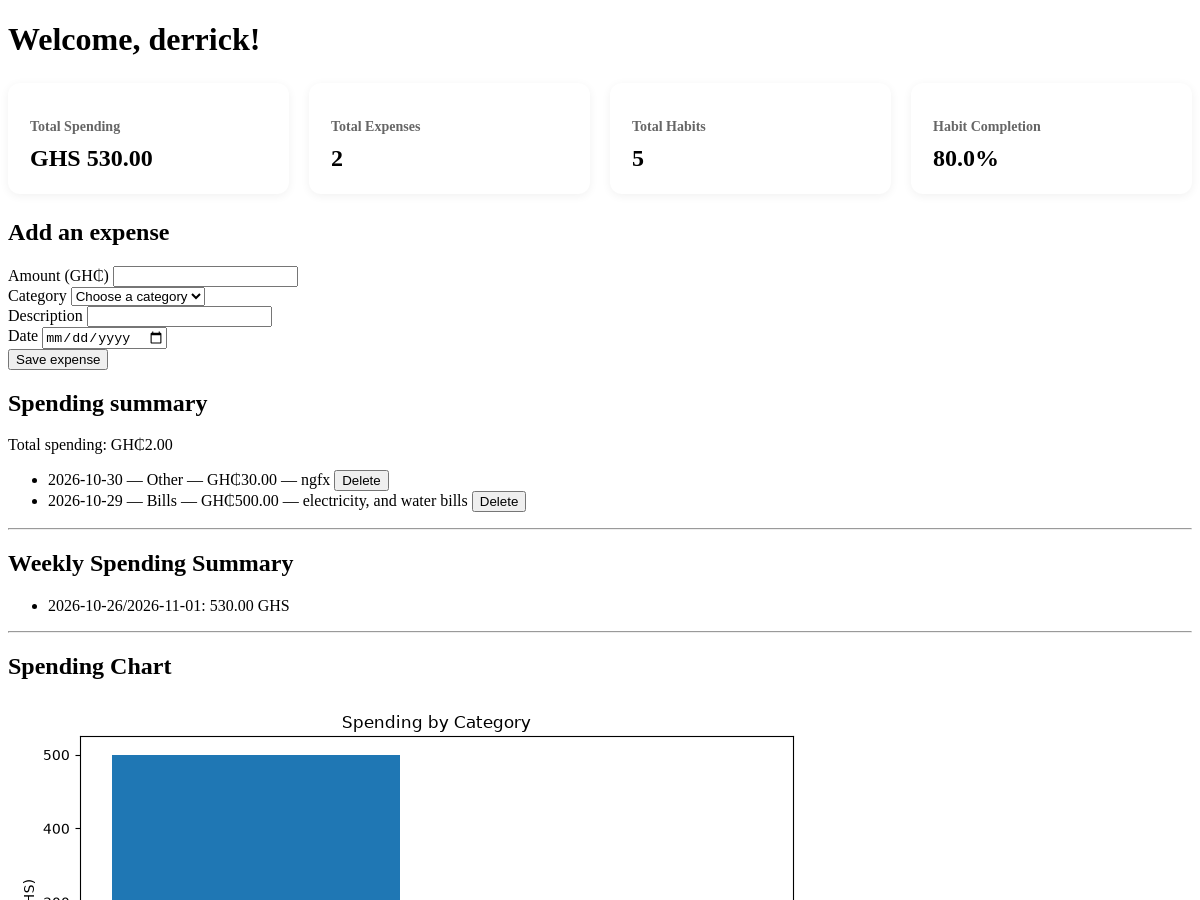
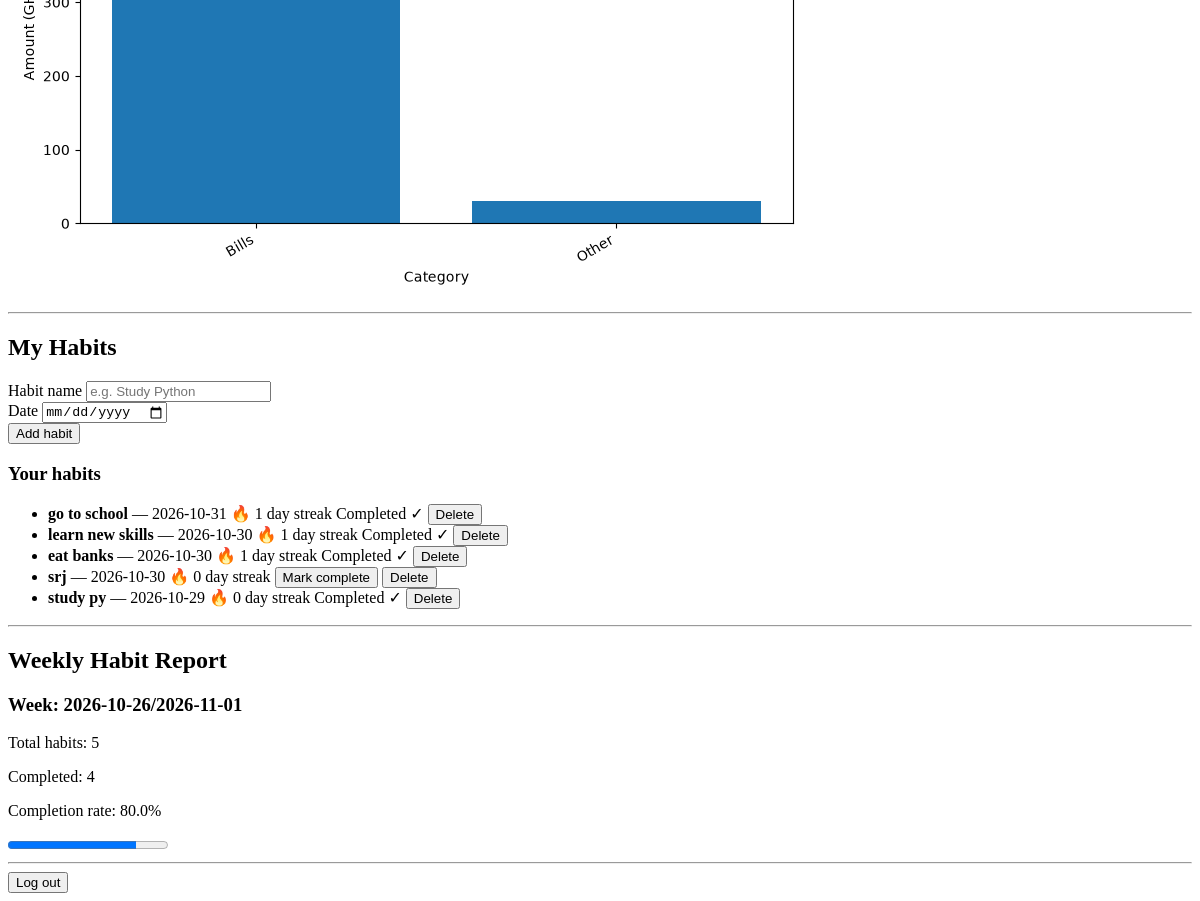
/dashboard (signed in), run on the app's committed database (2 pictures, top to bottom).
### tables this page shows
CREATE TABLE expenses (
            id INTEGER PRIMARY KEY AUTOINCREMENT,
            user_id INTEGER NOT NULL,
            amount REAL NOT NULL,
            category TEXT NOT NULL,
            description TEXT NOT NULL,
            date TEXT NOT NULL,
            FOREIGN KEY (user_id) REFERENCES users (id)
        );

CREATE TABLE habits (
            id INTEGER PRIMARY KEY AUTOINCREMENT,
            user_id INTEGER NOT NULL,
            name TEXT NOT NULL,
            date TEXT NOT NULL,
            completed INTEGER DEFAULT 0,
            FOREIGN KEY (user_id) REFERENCES users (id)
        );

### app.py (the view)
@app.route("/dashboard")
@login_required
def dashboard():
    user_id = session["user_id"]
    expenses = tracker.get_expenses(user_id)
    summary = tracker.summarise_by_category(user_id)
    habits = tracker.get_habits(user_id)
    weekly_habits = weekly_habit_report(habits)
    habit_streaks = {}
    for habit in habits:
        name = habit["name"]
        if name not in habit_streaks:
            habit_streaks[name] = calculate_streak(
            habits, name
        )
    weekly_habits = weekly_habit_report(habits)
    weekly_summary = weekly_spending(expenses)
    total_spending = sum(expense.amount for expense in expenses)
    total_expenses = len(expenses)
    total_habits = len(habits)
    completed_habits = sum(
        1 for habit in habits if habit ["completed"]
    )
    completion_rate = (
        (completed_habits/ total_habits) * 100
        if total_habits > 0 else 0
    )
    create_category_chart(expenses)
    return render_template(
            "dashboard.html",
            username=session["username"],
            expenses=expenses,
            summary=summary,
            weekly_summary = weekly_summary,
            total_spending=total_spending,
            total_expenses=total_expenses,
            habits = habits,
            habit_streaks=habit_streaks,
            weekly_habits = weekly_habits,
            total_habits=total_habits,
            completed_habits=completed_habits,
            completion_rate=round(completion_rate, 1),
              )

### analytics.py (called while the page is built)
def create_category_chart(expenses):
    totals = category_totals(expenses)
    os.makedirs("static", exist_ok=True)
    chart_path = os.path.join("static", "category_chart.png")
    if not totals:
        if os.path.exists(chart_path):
            os.remove(chart_path)
        return None
    categories = list(totals.keys())
    amounts = list(totals.values())
    plt.figure(figsize=(8, 5))
    plt.bar(categories, amounts)
    plt.title("Spending by Category")
    plt.xlabel("Category")
    plt.ylabel("Amount (GHS)")
    plt.xticks(rotation=30, ha="right")
    plt.tight_layout()
    plt.savefig(chart_path)
    plt.close()
    return chart_path

def category_totals(expenses):
    if not expenses:
        return {}
    data = pd.DataFrame([
        {
            "category": expense.category,
            "amount": expense.amount
        }
        for expense in expenses
    ])
    totals = data.groupby("category")["amount"].sum()
    return totals.sort_values(ascending=False).to_dict()

def weekly_spending(expenses):
    if not expenses:
        return {}
    data = pd.DataFrame([
        {
            "date": expense.date,
            "amount": expense.amount
        }
        for expense in expenses
    ])
    data["date"] = pd.to_datetime(data["date"], errors="coerce")
    data = data.dropna(subset=["date"])
    if data.empty:
        return {}
    data["week"] = (
        data["date"]
        .dt.to_period("W")
        .astype(str)
    )
    totals = data.groupby("week")["amount"].sum()
    return totals.to_dict()

### app.py (called while the page is built)
def login_required(view):
    @wraps(view)
    def wrapped_view(*args, **kwargs):
        if "user_id" not in session:
            flash("Please log in to access this page.", "error")
            return redirect(url_for("login"))
        return view(*args, **kwargs)
    return wrapped_view

### database.py (called while the page is built)
def create_connection():
    conn = sqlite3.connect(DATABASE)
    conn.execute("PRAGMA foreign_keys = ON")  # Enable foreign key support
    conn.row_factory = sqlite3.Row  # Enable named column access
    return conn

### templates/dashboard.html (shortened to what this page needs)
<!DOCTYPE html>
<html lang="en">
<link rel="stylesheet" href="{{ url_for('static', filename='style.css') }}">
<head>
</head>
<body>
    <h1>Welcome, {{ username }}!</h1>
    <section class="overview">
        <div class="stat-card">
            <h3>Total Spending</h3>
            <p>GHS {{ "%.2f"|format(total_spending) }}</p>
        </div>
        <div class="stat-card">
            <h3>Total Expenses</h3>
            <p>{{ total_expenses }}</p>
        </div>
        <div class="stat-card">
            <h3>Total Habits</h3>
            <p>{{ total_habits }}</p>
        </div>
        <div class="stat-card">
            <h3>Habit Completion</h3>
            <p>{{ completion_rate }}%</p>
        </div>
    </section>
    <h2>Add an expense</h2>
    <form action="{{ url_for('add_expense') }}" method="POST">
        <div>
            <label for="amount">Amount (GH₵)</label>
            <input
                id="amount"
                name="amount"
                type="number"
                min="0.01"
                step="0.01"
                required
            >
        </div>
        <div>
            <label for="category">Category</label>
            <select id="category" name="category" required>
                <option value="">Choose a category</option>
            </select>
        </div>
        <div>
            <label for="description">Description</label>
            <input
                id="description"
                name="description"
                type="text"
                maxlength="200"
            >
        </div>
        <div>
            <label for="date">Date</label>
            <input
                id="date"
                name="date"
                type="date"
                required
            >
        </div>
        <button type="submit">Save expense</button>
    </form>
    <h2>Spending summary</h2>
    <p>Total spending: GH₵{{ "%.2f"|format(total_expenses) }}</p>
    {% if expenses %}
        <ul>
            {% for expense in expenses %}
                <li>
                    {{ expense.date }} —
                    {{ expense.category }} —
                    GH₵{{ "%.2f"|format(expense.amount) }}
                    {% if expense.description %}
                        — {{ expense.description }}
                    {% endif %}
                    <form
                        action="{{ url_for('delete_expense', expense_id=expense.id) }}"
                        method="POST"
                        style="display: inline;"
                        onsubmit="return confirm('Delete this expense?');"
                    >
                        <button type="submit">Delete</button>
                    </form>
                </li>
            {% endfor %}
        </ul>
    {% else %}
        <p>You haven't added any expenses yet.</p>
    {% endif %}
    <hr>
    <h2>Weekly Spending Summary</h2>
    {% if weekly_summary %}
        <ul>
            {% for week, amount in weekly_summary.items() %}
                <li>
                    {{ week }}:
                    {{ "%.2f"|format(amount) }} GHS
                </li>
            {% endfor %}
        </ul>
    {% else %}
        <p>No spending data available yet.</p>
    {% endif %}
    <hr>
    <h2>Spending Chart</h2>
    {% if summary %}
        <img
            src="{{ url_for('static', filename='category_chart.png') }}?v={{ total_spending }}"
            alt="Bar chart showing spending by category"
            style="max-width: 100%; height: auto;"
        >
    {% else %}
        <p>Add an expense to see your spending chart.</p>
    {% endif %}
    <hr>
    <h2>My Habits</h2>
    <form action="{{ url_for('add_habit') }}" method="POST">
        <div>
            <label for="habit-name">Habit name</label>
            <input
                id="habit-name"
                name="name"
                type="text"
                maxlength="100"
                placeholder="e.g. Study Python"
                required
            >
        </div>
        <div>
            <label for="habit-date">Date</label>
            <input
                id="habit-date"
                name="date"
                type="date"
                required
            >
        </div>
        <button type="submit">Add habit</button>
    </form>
    <h3>Your habits</h3>
    {% if habits %}
        <ul>
            {% for habit in habits %}
                <li>
                    <strong>{{ habit.name }}</strong>
                    — {{ habit.date }}
                    <span>
                        🔥 {{ habit_streaks[habit.name] }} day streak
                    </span>
                    {% if habit.completed %}
                        <span>Completed ✓</span>
                    {% else %}
                        <form
                            action="{{ url_for('complete_habit', habit_id=habit.id) }}"
                            method="POST"
                            style="display: inline;"
                        >
                            <button type="submit">
                                Mark complete
                            </button>
                        </form>
                    {% endif %}
                    <form
                        action="{{ url_for('delete_habit', habit_id=habit.id) }}"
                        method="POST"
                        style="display: inline;"
                        onsubmit="return confirm('Delete this habit?');"
                    >
                        <button type="submit">Delete</button>
                    </form>
                </li>
            {% endfor %}
        </ul>
    {% else %}
        <p>No habits yet. Add your first habit above!</p>
    {% endif %}
    <hr>
    <h2>Weekly Habit Report</h2>
    {% if weekly_habits %}
        {% for week, report in weekly_habits.items() %}
            <div>
                <h3>Week: {{ week }}</h3>
                <p>
                    Total habits:
                    {{ report.total_habits }}
                </p>
                <p>
                    Completed:
                    {{ report.completed_habits }}
                </p>
                <p>
                    Completion rate:
                    {{ report.completion_rate }}%
                </p>
                <progress
                    value="{{ report.completion_rate }}"
                    max="100">
                </progress>
            </div>
            <hr>
        {% endfor %}
    {% else %}
        <p>No habit records available yet.</p>
    {% endif %}
    <form action="{{ url_for('logout') }}" method="POST">
        <button type="submit">Log out</button>
    </form>
</body>
</html>

### static/style.css (style rules this page uses)
.overview { display: grid; grid-template-columns: repeat(4, 1fr); gap: 20px; margin: 25px 0; }
.stat-card { background: white; padding: 22px; border-radius: 12px; box-shadow: 0 2px 10px rgba(0, 0, 0, 0.06); }
.stat-card h3 { color: #666; font-size: 14px; margin-bottom: 10px; }
.stat-card p { font-size: 24px; font-weight: bold; margin: 0; }

### data on the page
expenses: date "2026-10-30", category "Other", amount "30.00", description "ngfx"
expenses: date "2026-10-29", category "Bills", amount "500.00", description "electricity, and water bills"
habits: name "go to school", date "2026-10-31", name "1", completed "Completed ✓"
habits: name "learn new skills", date "2026-10-30", name "1", completed "Completed ✓"
habits: name "eat banks", date "2026-10-30", name "1", completed "Completed ✓"
habits: name "srj", date "2026-10-30", name "0"
habits: name "study py", date "2026-10-29", name "0", completed "Completed ✓"

### other printed values
{{ username }} "derrick"
{{ "%.2f"|format(total_spending) }} "530.00"
{{ total_expenses }} "2"
{{ total_habits }} "5"
{{ completion_rate }} "80.0"
{{ "%.2f"|format(total_expenses) }} "2.00"
{{ week }} "2026-10-26/2026-11-01"
{{ "%.2f"|format(amount) }} "530.00"
{{ report.total_habits }} "5"
{{ report.completed_habits }} "4"
{{ report.completion_rate }} "80.0"
